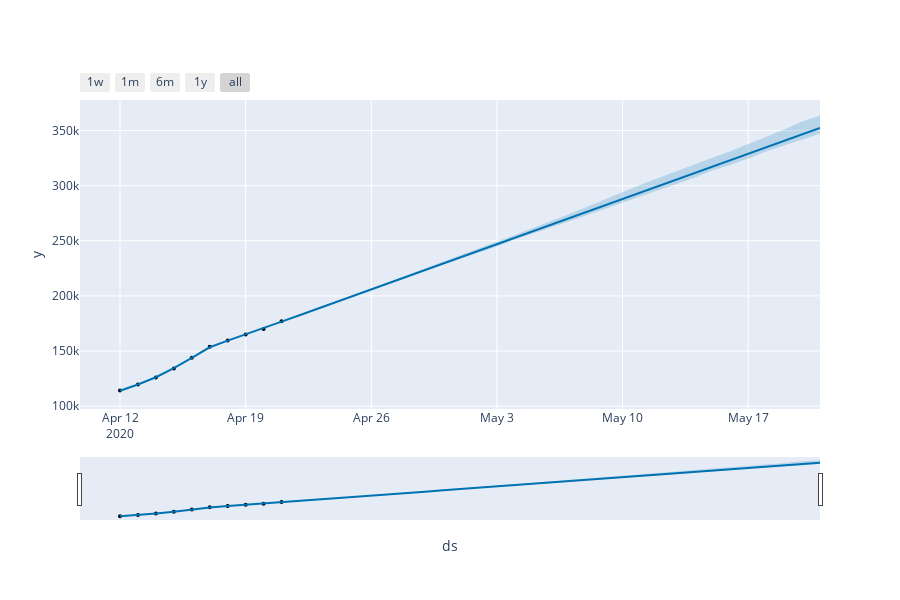

The notebook cell this image was saved under:
### Markdown cell above
Para poder ver los componentes del pronóstico, usaremos plot_plotly

### Code cell
fig = plot_plotly(m, forecast)
py.iplot(fig) 
fig = m.plot(forecast,xlabel='Date',ylabel='Deaths Count')
